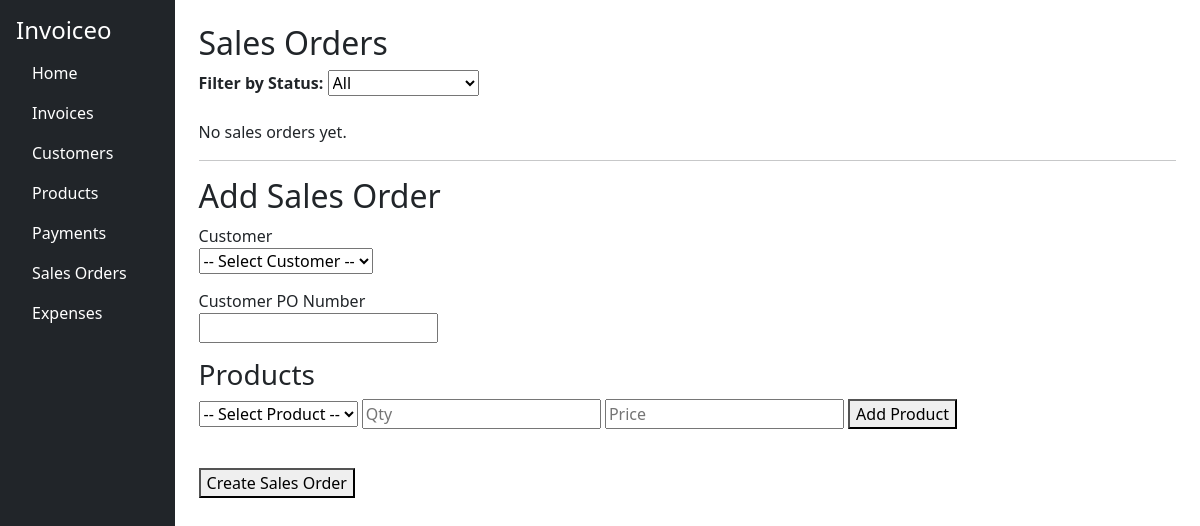
/sales_orders, run on an earlier commit of the app's database.
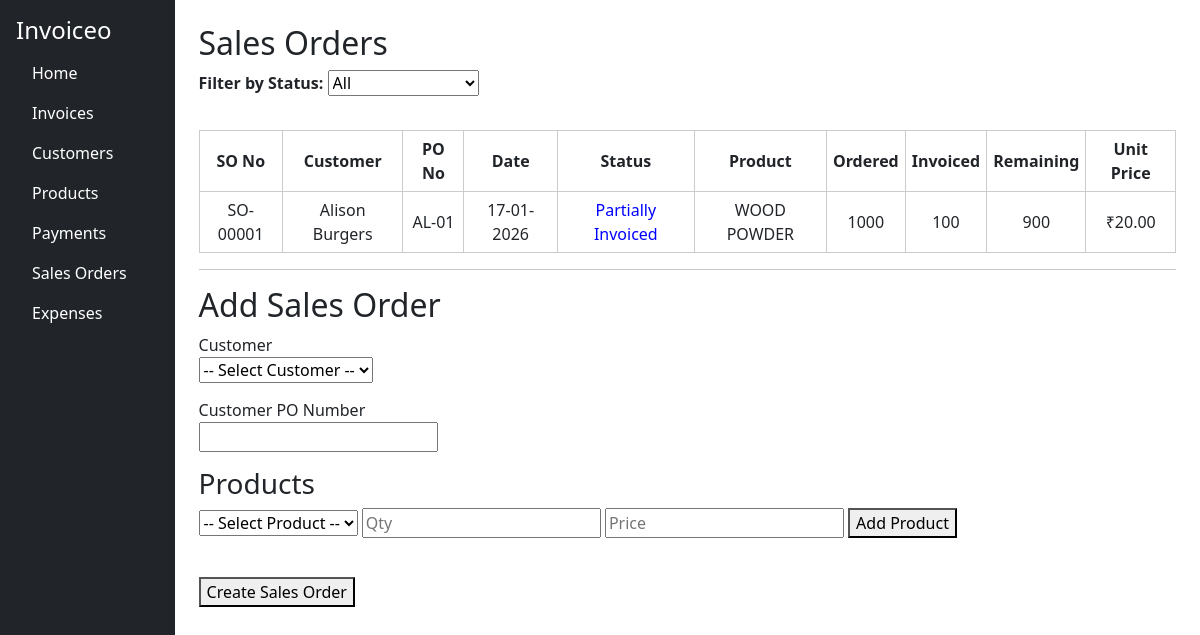
And on a later commit of the database.
### app.py (models this page shows)
class SalesOrder(db.Model):
    id = db.Column(db.Integer, primary_key=True)
    so_number = db.Column(db.String(20), unique=True, nullable=False)
    customer_po_number = db.Column(db.String(50), nullable=False)
    total_value = db.Column(db.Float, default=0.0)
    customer_id = db.Column(db.Integer, db.ForeignKey('customer.id'), nullable=False)
    order_date = db.Column(db.DateTime, default=datetime.utcnow)
    created_at = db.Column(db.DateTime, default=datetime.utcnow)
    status = db.Column(db.String(30), default="Open")
    customer = db.relationship('Customer', backref='sales_orders')
    items = db.relationship(
        'SalesOrderItem',
        backref='sales_order',
        cascade='all, delete-orphan'
    )

class Customer(db.Model):
    id = db.Column(db.Integer, primary_key=True)
    customer_name = db.Column(db.String(100), nullable=False)
    customer_gstin = db.Column(db.String(15), nullable=False)
    customer_address = db.Column(db.String(300), nullable=False)
    billing_address = db.Column(db.String(300), nullable=False)
    receivables = db.Column(db.Float, default=0.0)

class SalesOrderItem(db.Model):
    id = db.Column(db.Integer, primary_key=True)
    sales_order_id = db.Column(
        db.Integer,
        db.ForeignKey('sales_order.id'),
        nullable=False
    )
    product_id = db.Column(db.Integer, db.ForeignKey('product.id'), nullable=False)
    product_name = db.Column(db.String(100), nullable=False)
    ordered_qty = db.Column(db.Integer, nullable=False)
    invoiced_qty = db.Column(db.Integer, default=0)
    unit_price = db.Column(db.Float, nullable=False)
    product = db.relationship('Product')

### app.py (the view)
@app.route('/sales_orders')
def sales_orders():
    orders = SalesOrder.query.order_by(SalesOrder.order_date.desc()).all()
    customers = Customer.query.all()
    products = Product.query.all()
    return render_template(
        'sales_orders.html',
        orders=orders,
        customers=customers,
        products=products
    )

### templates/sales_orders.html (shortened to what this page needs)
{% extends 'base.html' %}
{% block content %}
<h2>Sales Orders</h2>
<label for="statusFilter"><b>Filter by Status:</b></label>
<select id="statusFilter" onchange="filterStatus()">
    <option value="all">All</option>
</select>
<br><br>
{% if orders %}
<table class="so-table">
    <thead>
        <tr>
            <th>SO No</th>
            <th>Customer</th>
            <th>PO No</th>
            <th>Date</th>
            <th>Status</th>
            <th>Product</th>
            <th>Ordered</th>
            <th>Invoiced</th>
            <th>Remaining</th>
            <th>Unit Price</th>
        </tr>
    </thead>
    <tbody>
    {% for so in orders %}
        {% for item in so.items %}
        <tr>
            <td>{{ so.so_number }}</td>
            <td>{{ so.customer.customer_name }}</td>
            <td>{{ so.customer_po_number }}</td>
            <td>{{ so.order_date.strftime('%d-%m-%Y') }}</td>
            <td class="status {{ so.status|lower|replace(' ', '-') }}">{{ so.status }}</td>
            <td>{{ item.product_name }}</td>
            <td>{{ item.ordered_qty }}</td>
            <td>{{ item.invoiced_qty }}</td>
            <td>{{ item.ordered_qty - item.invoiced_qty }}</td>
            <td>₹{{ "%.2f"|format(item.unit_price) }}</td>
        </tr>
        {% endfor %}
    {% endfor %}
    </tbody>
</table>
{% else %}
<p>No sales orders yet.</p>
{% endif %}
<hr>
<h2>Add Sales Order</h2>
<form method="POST" action="{{ url_for('add_sales_order') }}">
    <div class="form-section">
        <label>Customer</label><br>
        <select name="customer_id" required>
            <option value="">-- Select Customer --</option>
        </select>
    </div>
    <div class="form-section">
        <label>Customer PO Number</label><br>
        <input type="text" name="customer_po_number" required>
    </div>
    <div class="form-section">
        <h3>Products</h3>
        <select id="product_select">
            <option value="">-- Select Product --</option>
        </select>
        <input type="number" id="product_qty" min="1" placeholder="Qty">
        <input type="number" id="product_price" step="0.01" placeholder="Price">
        <button type="button" onclick="addSOItem()">Add Product</button>
    </div>
    <br>
    <button type="submit">Create Sales Order</button>
</form>
{% endblock %}

What changed in the data, as far as the page shows it:
added SalesOrder: so_number "SO-00001", customer_po_number "AL-01", order_date "17-01-2026", status "Partially Invoiced"
added SalesOrderItem: product_name "WOOD POWDER", ordered_qty "1000", invoiced_qty "100", item.ordered_qty-item.invoiced_qty "900", unit_price "20.00"
now on this page (row edited): Customer: customer.customer_name "Alison Burgers"
Also different on the page:
text no longer shown: "No sales orders yet."
text now shown: "SO No Customer PO No Date Status Product Ordered Invoiced Remaining Unit Price"
